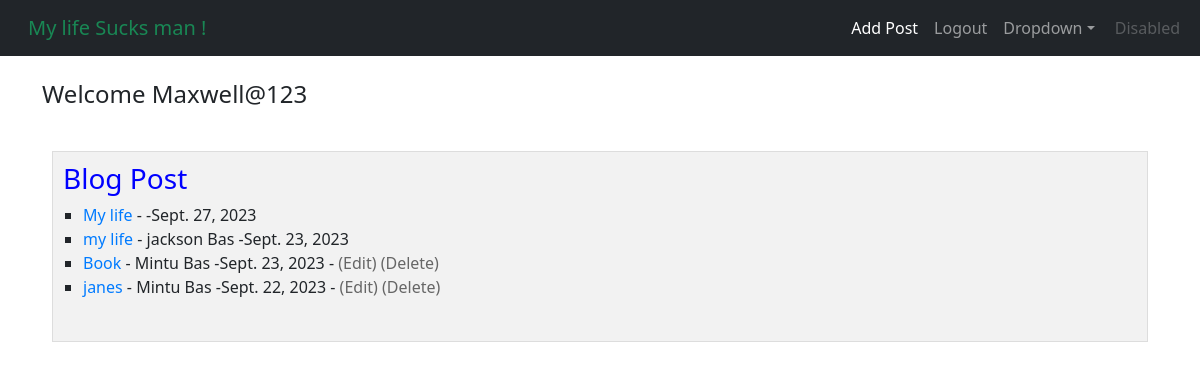
The app's page / (signed in) with its own data.
### theblogpost/models.py (models this page shows, shortened)
class Post(models.Model):
    title = models.CharField(max_length=255)
    title_tag = models.CharField(max_length=255, default="Hello wordl buddies !!!")
    author = models.ForeignKey(User, on_delete=models.CASCADE)
    body = RichTextField(blank=True,null=True)
    post_date = models.DateField(auto_now_add=True)

### theblogpost/views.py (the view)
# urls.py: path("", HomeView.as_view(), name="home"),
class HomeView(ListView):
    model= Post
    template_name = 'home.html'
    ordering = ['-post_date']

### theblogpost/templates/home.html (shortened to what this page needs)
{% extends 'base.html' %}
{% block content %}
        {% if user.is_authenticated %}
        <h4> Welcome {{ user.username }} </h4>
  {% else %}
        <h4> Welcome Guest </h4>
    {% endif %}
<br>
<div class="Tim">
    <h3>Blog Post</h3>
    <table class="table table-striped">
    <ul>
        {% for post in object_list %}
        <li>
             <a href="{% url 'article-detail' post.pk %}">{{ post.title }}</a>   -
           {{ post.author.first_name }}
            {{ post.author.last_name }} -{{post.post_date}}
              {% if user.is_authenticated and user == post.author %}
            - <a href="{% url 'update_post' post.pk|slugify %}"><small>(Edit)</small></a>
              <a href="{% url 'delete_post' post.pk|slugify %}"><small>(Delete)</small></a>
               {% endif %}
            <br/>
        </li>
        {% endfor %}
    </ul>
        </table>
</div>
{% endblock %}

### theblogpost/templates/home.html (style rules this page uses)
.Tim { background-color: #f2f2f2; padding: 10px; border: 1px solid #ddd; margin: 10px; }
h3 { color: blue; }
ul { list-style-type: square; padding-left: 20px; }
a { text-decoration: none; color: #007bff; }
small { font-size: 100%; color: #666; }

### records on screen
Post: title "My life", post_date "Sept. 27, 2023"
Post: title "my life", author.first_name "jackson", author.last_name "Bas", post_date "Sept. 23, 2023"
Post: title "Book", author.first_name "Mintu", author.last_name "Bas", post_date "Sept. 23, 2023", shows "(Edit)"
Post: title "janes", author.first_name "Mintu", author.last_name "Bas", post_date "Sept. 22, 2023", shows "(Edit)"

### other values on screen
{{ user.username }} "Maxwell@123"
